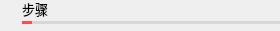
<?xml version="1.0" encoding="UTF-8"?>
<ui version="4.0">
    <author/>
    <comment/>
    <exportmacro/>
    <class>tianli::time_line_label</class>
    <widget class="QWidget" name="tianli::time_line_label">
        <property name="geometry">
            <rect>
                <x>0</x>
                <y>0</y>
                <width>280</width>
                <height>31</height>
            </rect>
        </property>
        <property name="minimumSize">
            <size>
                <width>280</width>
                <height>31</height>
            </size>
        </property>
        <property name="maximumSize">
            <size>
                <width>280</width>
                <height>31</height>
            </size>
        </property>
        <property name="windowTitle">
            <string>time_line_label</string>
        </property>
        <property name="styleSheet">
            <string notr="true"/>
        </property>
        <widget class="QLabel" name="label_Title">
            <property name="geometry">
                <rect>
                    <x>22</x>
                    <y>0</y>
                    <width>258</width>
                    <height>17</height>
                </rect>
            </property>
            <property name="font">
                <font>
                    <family>HYWenHei</family>
                    <pointsize>-1</pointsize>
                </font>
            </property>
            <property name="styleSheet">
                <string notr="true">font-size: 13px;

                    color: #000000;</string>
            </property>
            <property name="text">
                <string>步骤</string>
            </property>
        </widget>
        <widget class="QLabel" name="label_ProgressBackground">
            <property name="geometry">
                <rect>
                    <x>22</x>
                    <y>21</y>
                    <width>258</width>
                    <height>3</height>
                </rect>
            </property>
            <property name="styleSheet">
                <string notr="true">.QLabel{
                    background-color:rgba(0,0,0,26);
                    }</string>
            </property>
            <property name="text">
                <string/>
            </property>
        </widget>
        <widget class="QLabel" name="label_ProgressBar">
            <property name="geometry">
                <rect>
                    <x>22</x>
                    <y>21</y>
                    <width>10</width>
                    <height>3</height>
                </rect>
            </property>
            <property name="styleSheet">
                <string notr="true">.QLabel{
                    background-color:rgb(253, 77, 77);
                    }</string>
            </property>
            <property name="text">
                <string/>
            </property>
        </widget>
    </widget>
    <layoutdefault spacing="6" margin="11"/>
    <resources/>
    <pixmapfunction/>
    <connections/>
</ui>
